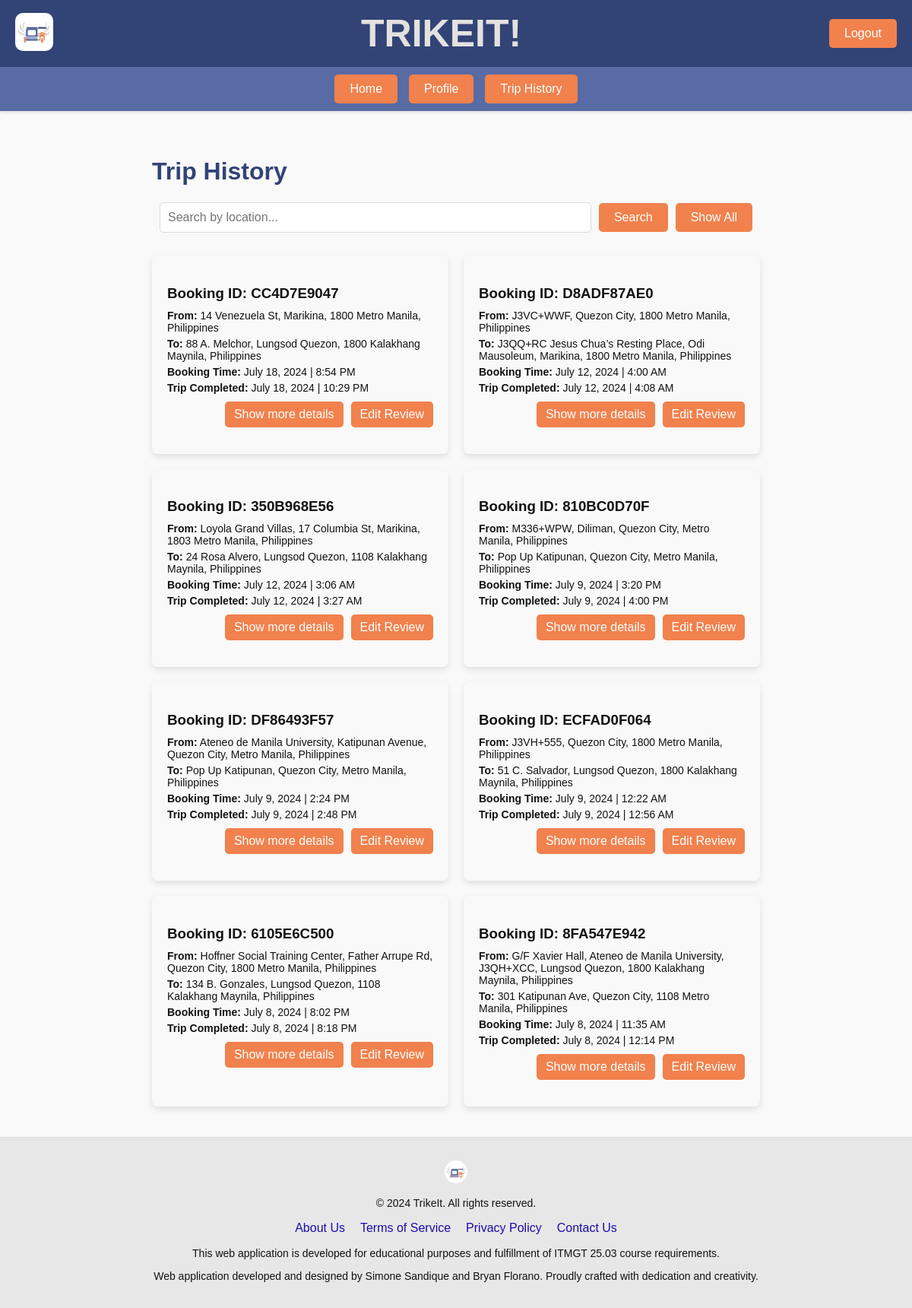
Page /history/ (signed in) on the committed database.
### core/models.py (models this page shows, shortened)
class PastTrip(models.Model):
    booking_id = models.CharField(max_length=10, unique=True)
    user = models.ForeignKey(User, on_delete=models.CASCADE)
    profile = models.ForeignKey(Profile, related_name='past_bookings_as_passenger', on_delete=models.CASCADE)
    pickup_location = models.CharField(max_length=255)
    dropoff_location = models.CharField(max_length=255)
    pickup_lat = models.FloatField()
    pickup_lng = models.FloatField()
    dropoff_lat = models.FloatField()
    dropoff_lng = models.FloatField()
    distance = models.CharField(max_length=10)
    duration = models.DurationField(null=True, blank=True)
    fare = models.DecimalField(max_digits=10, decimal_places=2, default=0.00)
    status = models.CharField(max_length=10)
    payment_method = models.CharField(max_length=10)
    driver = models.ForeignKey(Profile, related_name='past_bookings_as_driver', on_delete=models.CASCADE)
    rating = models.FloatField(null=True, blank=True)
    comment = models.TextField(default="", blank=True)
    created_at = models.DateTimeField()
    completed_at = models.DateTimeField(auto_now_add=True)

### core/views.py (the view)
# urls.py: path("history/", views.history_view, name="history_view"),
@login_required
def history_view(request):
    trip_history = PastTrip.objects.filter(user=request.user).order_by('-created_at')
    driver_trip_history = PastTrip.objects.filter(driver=request.user.profile).order_by('-created_at')
    if request.method == 'POST':
        if 'logout' in request.POST:
                return logout_and_cleanup(request)
    context = {
        'user': request.user,
        'profile': request.user.profile,
        'driver_trip_history': driver_trip_history,
        'trip_history': trip_history,
    }
    return render(request, 'core/history_view.html', context)

### core/models.py (called while the page is built)
    def is_complete(self):
        if self.is_driver:
            return all([
                self.user.first_name,
                self.user.last_name,
                self.user.email,
                self.contact_number,
                self.TODA,
                self.TODA_number,
                self.license_plate_number
            ])
        elif self.is_passenger:
            return all([
                self.user.first_name,
                self.user.last_name,
                self.user.email,
                self.contact_number,
            ])
        else:
            return False

### core/templatetags/custom_filters.py (called while the page is built)
@register.filter
def format_duration(duration):
    if duration is None:
        return "Duration not available"
    total_seconds = int(duration.total_seconds())
    hours = total_seconds // 3600
    minutes = (total_seconds % 3600) // 60
    if hours > 0 and minutes > 0:
        return f"{hours} {'hour' if hours == 1 else 'hours'} {minutes} {'minute' if minutes == 1 else 'minutes'}"
    elif hours > 0:
        return f"{hours} {'hour' if hours == 1 else 'hours'}"
    elif minutes > 0:
        return f"{minutes} {'minute' if minutes == 1 else 'minutes'}"
    else:
        return "0 minutes"

@register.filter(name='stars_for_rating')
def stars_for_rating(rating):
    full_stars = int(rating)
    half_star = rating - full_stars >= 0.5
    empty_stars = 5 - full_stars - (1 if half_star else 0)
    html = ''
    for i in range(full_stars):
        html += '<i class="fa fa-star"></i>'
    if half_star:
        html += '<i class="fa fa-star-half-o"></i>'
    for i in range(empty_stars):
        html += '<i class="fa fa-star-o"></i>'
    return html

### core/templates/core/history_view.html (shortened to what this page needs)
{% extends 'core/base.html' %}
{% load static %}
{% load custom_filters %}
{% block content %}
<div class="container">
    <h1>Trip History</h1>
    <div class="trip-history-controls">
        <input type="text" id="search-input" placeholder="Search by location...">
        <button onclick="filterTrips()" class="btn">Search</button>
        <button onclick="showAllTrips()" class="btn">Show All</button>
    </div>
    <div class="card-container">
        {% if profile.is_passenger %}
            {% if trip_history %}
                {% for trip in trip_history %}
                    <div class="card">
                        <div class="card-content">
                            <h3>Booking ID: {{ trip.booking_id }}</h3>
                            <p><strong>From:</strong> {{ trip.pickup_location }}</p>
                            <p><strong>To:</strong> {{ trip.dropoff_location }}</p>
                            <p><strong>Booking Time:</strong> {{ trip.created_at|date:"F j, Y | g:i A" }}</p>
                            <p><strong>Trip Completed:</strong> {{ trip.completed_at|date:"F j, Y | g:i A" }}</p>
                            <div class="card-actions">
                                <button class="btn" onclick="toggleDetails(this)">Show more details</button>
                                <form action="{% url 'review_trip_view' booking_id=trip.booking_id %}">
                                    <button type="submit" name="edit-review" class="btn">Edit Review</button>
                                </form>
                            </div>
                        </div>
                    </div>
                {% endfor %}
            {% else %}
                <div class="empty-message">
                    <img src="{% static 'core/images/zzz.png' %}" alt="ZZZ" class="zzz">
                    <p>This page is feeling a bit lonely. Time to book a trike!</p>
                </div>
            {% endif %}
        {% endif %}
    </div>
</div>
{% endblock %}

### core/templates/core/base.html (shortened to what this page needs)
<!DOCTYPE html>
<html lang="en">
<head>
    {% load static %}
    <link rel="stylesheet" href="https://maxcdn.bootstrapcdn.com/font-awesome/4.7.0/css/font-awesome.min.css">
    <link rel="stylesheet" type="text/css" href="{% static 'core/css/styles.css' %}">
    <link rel="stylesheet" type="text/css" href="{% static 'core/css/header.css' %}">
    <link rel="stylesheet" type="text/css" href="{% static 'core/css/nav.css' %}">
    <link rel="stylesheet" type="text/css" href="{% static 'core/css/footer.css' %}">
</head>
<body>
    <header>
        <div class="header-top">
            <div class="header-logo">
                <img src="{% static 'core/images/logo.png' %}" alt="TrikeIt Logo">
            </div>
            <div class="header-title">TrikeIt!</div>
            <form method="post">
                <button type="submit" name="logout" class="btn">Logout</button>
            </form>
        </div>
        <div class="nav-buttons">
            <a href="{% url 'index' %}" class="btn">Home</a>
            <a href="{% url 'profile_view' %}" class="btn">Profile</a>
            <a href="{% url 'history_view' %}" class="btn">Trip History</a>
        </div>
    </header>
    <main>
        {% block content %}{% endblock %}
    </main>
    <footer>
        <div class="footer-content">
            <img src="{% static 'core/images/logo.png' %}" alt="TrikeIt Logo" class="logo">
            <p>&copy; 2024 TrikeIt. All rights reserved.</p>
            <ul class="footer-links">
                <li><a href="#">About Us</a></li>
                <li><a href="#">Terms of Service</a></li>
                <li><a href="#">Privacy Policy</a></li>
                <li><a href="#">Contact Us</a></li>
            </ul>
        </div>
        <div class="footer-disclaimer">
            <p>This web application is developed for educational purposes and fulfillment of ITMGT 25.03 course requirements.</p>
            <p>Web application developed and designed by Simone Sandique and Bryan Florano. Proudly crafted with dedication and creativity.</p>
        </div>
    </footer>
</body>
</html>

### core/static/core/css/styles.css (style rules this page uses)
:root { --primary-color: #324376; --secondary-color: #586BA4; --background-color: #f9f9f9; --dark-background-color: #ddd; --label-color: #1e1e1e; --text-color: #121212; --link-color: #1a0dab; --button-color: #F1814D; --button-text-color: #fff; --button-hover-color: #DB784B; --border-color: #ddd; --header-text-color: #E3E2DF; --footer-background-color: #e8e7e7; }
html { font-size: 16px; }
body { font-family: Helvetica, sans-serif; margin: 0; padding: 0; font-size: 1rem; box-sizing: border-box; background-color: var(--background-color); color: var(--text-color); }
h1 { font-size: 2rem; color: var(--primary-color); }
p { font-size: 0.875rem; }
.container { max-width: 800px; margin: 0 auto; padding: 20px; align-items: center; justify-content: center; }
main { padding: 20px; }
.btn { background-color: var(--button-color); color: var(--button-text-color); border: none; padding: 10px 20px; border-radius: 5px; font-size: 1em; text-align: center; cursor: pointer; text-decoration: none; transition: background-color 0.3s; transition: transform 0.2s ease-in-out; }
input[type="text"], input[type="email"], input[type="tel"], input[type="password"], textarea, select { width: calc(100% - 20px); padding: 10px; border: 1px solid var(--border-color); border-radius: 5px; font-size: 1em; margin-bottom: 10px; box-sizing: border-box; }

### core/static/core/css/header.css (style rules this page uses)
header { background: var(--primary-color); color: var(--header-text-color); box-shadow: 0 2px 4px rgba(0, 0, 0, 0.1); }
.header-top { display: flex; justify-content: space-between; align-items: center; padding: 10px 20px; }
.header-logo img { height: 50px; border-radius: 10px; }
.header-title { flex-grow: 1; text-align: center; font-size: 50px; font-weight: bold; text-transform: uppercase; padding: 5px 5px; }

### core/static/core/css/nav.css (style rules this page uses)
.nav-buttons { display: flex; justify-content: center; gap: 15px; padding: 10px 0; background-color: var(--secondary-color); }
.nav-buttons a { padding: 10px 20px; border-radius: 5px; display: inline-block; }

### core/static/core/css/footer.css (style rules this page uses)
footer { background: var(--footer-background-color); padding: 20px; text-align: center; border-top: 1px solid var(--border-color); }
.footer-content { margin-bottom: 10px; }
.footer-links { list-style: none; padding: 0; display: flex; justify-content: center; }
.footer-links li { margin: 0 10px; }
.footer-links li a { text-decoration: none; color: var(--link-color); }
footer img.logo { height: 30px; margin-top: 10px; border-radius: 50%; }

### core/templates/core/history_view.html (style rules this page uses)
.card-container { display: grid; grid-template-columns: repeat(auto-fit, minmax(300px, 1fr)); gap: 20px; }
.card { background-color: var(--background-color); padding: 20px; border-radius: 8px; box-shadow: 0 4px 8px rgba(0, 0, 0, 0.1); }
.card-content { margin-bottom: 15px; }
.card-content h3 { margin-bottom: 10px; }
.card-content p { margin: 5px 0; color: var(--text-color); }
.card-actions { display: flex; justify-content: flex-end; align-items: center; margin-top: 10px; }
.card-actions button { padding: 8px 12px; margin-left: 10px; }
.trip-history-controls { display: flex; flex-direction: row; justify-content: space-between; align-items: center; margin-left: 10px; margin-right: 10px; margin-bottom: 20px; white-space: nowrap; }
.trip-history-controls .btn { margin-left: 10px; margin-top: -10px; }

### rows in the picture
PastTrip: booking_id "CC4D7E9047", pickup_location "14 Venezuela St, Marikina, 1800 Metro Manila, Philippines", dropoff_location "88 A. Melchor, Lungsod Quezon, 1800 Kalakhang Maynila, Philippines", created_at|g "July 18, 2024 | 8:54 PM", completed_at|g "July 18, 2024 | 10:29 PM"
PastTrip: booking_id "D8ADF87AE0", pickup_location "J3VC+WWF, Quezon City, 1800 Metro Manila, Philippines", dropoff_location "J3QQ+RC Jesus Chua’s Resting Place, Odi Mausoleum, Marikina, 1800 Metro Manila, Philippines", created_at|g "July 12, 2024 | 4:00 AM", completed_at|g "July 12, 2024 | 4:08 AM"
PastTrip: booking_id "350B968E56", pickup_location "Loyola Grand Villas, 17 Columbia St, Marikina, 1803 Metro Manila, Philippines", dropoff_location "24 Rosa Alvero, Lungsod Quezon, 1108 Kalakhang Maynila, Philippines", created_at|g "July 12, 2024 | 3:06 AM", completed_at|g "July 12, 2024 | 3:27 AM"
PastTrip: booking_id "810BC0D70F", pickup_location "M336+WPW, Diliman, Quezon City, Metro Manila, Philippines", dropoff_location "Pop Up Katipunan, Quezon City, Metro Manila, Philippines", created_at|g "July 9, 2024 | 3:20 PM", completed_at|g "July 9, 2024 | 4:00 PM"
PastTrip: booking_id "DF86493F57", pickup_location "Ateneo de Manila University, Katipunan Avenue, Quezon City, Metro Manila, Philippines", dropoff_location "Pop Up Katipunan, Quezon City, Metro Manila, Philippines", created_at|g "July 9, 2024 | 2:24 PM", completed_at|g "July 9, 2024 | 2:48 PM"
PastTrip: booking_id "ECFAD0F064", pickup_location "J3VH+555, Quezon City, 1800 Metro Manila, Philippines", dropoff_location "51 C. Salvador, Lungsod Quezon, 1800 Kalakhang Maynila, Philippines", created_at|g "July 9, 2024 | 12:22 AM", completed_at|g "July 9, 2024 | 12:56 AM"
PastTrip: booking_id "6105E6C500", pickup_location "Hoffner Social Training Center, Father Arrupe Rd, Quezon City, 1800 Metro Manila, Philippines", dropoff_location "134 B. Gonzales, Lungsod Quezon, 1108 Kalakhang Maynila, Philippines", created_at|g "July 8, 2024 | 8:02 PM", completed_at|g "July 8, 2024 | 8:18 PM"
PastTrip: booking_id "8FA547E942", pickup_location "G/F Xavier Hall, Ateneo de Manila University, J3QH+XCC, Lungsod Quezon, 1800 Kalakhang Maynila, Philippines", dropoff_location "301 Katipunan Ave, Quezon City, 1108 Metro Manila, Philippines", created_at|g "July 8, 2024 | 11:35 AM", completed_at|g "July 8, 2024 | 12:14 PM"
